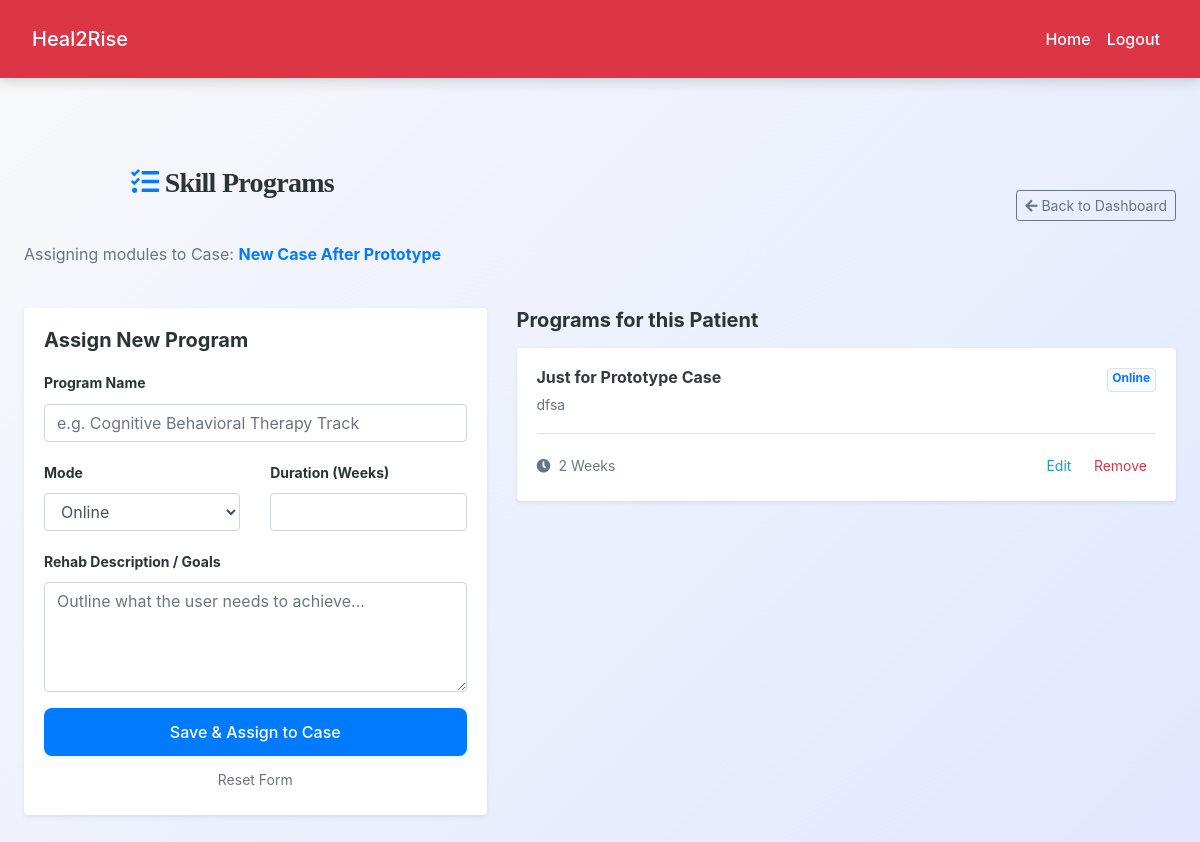
The page /counselor/manage_programs.php?case_id=6 (signed in) on the database its author committed.
### tables this page shows
CREATE TABLE `cases` (
  `id` int(11) NOT NULL,
  `case_title` varchar(255) NOT NULL,
  `description` text NOT NULL,
  `user_id` int(11) NOT NULL,
  `assigned_ngo_id` int(11) DEFAULT NULL,
  `assigned_staff_id` int(11) DEFAULT NULL,
  `status` enum('pending','approved','rejected','closed') NOT NULL DEFAULT 'pending',
  `problem_category` text DEFAULT NULL,
  `severity` varchar(50) DEFAULT NULL,
  `risk_level` varchar(50) DEFAULT NULL,
  `created_at` datetime DEFAULT current_timestamp(),
  `closed_at` datetime DEFAULT NULL
);

CREATE TABLE `skill_programs` (
  `id` int(11) NOT NULL,
  `counselor_id` int(11) NOT NULL,
  `case_id` int(11) NOT NULL,
  `program_name` varchar(200) NOT NULL,
  `description` text DEFAULT NULL,
  `duration_weeks` int(11) DEFAULT NULL,
  `mode` varchar(50) DEFAULT 'Online',
  `created_at` datetime DEFAULT current_timestamp()
);

### counselor/manage_programs.php (the view, shortened to what this page needs)
<?php
include('../config.php');
$counselor_id = $_SESSION["id"];
$case_id = intval($_GET['case_id']);
$case_stmt = $conn->prepare("SELECT case_title FROM cases WHERE id = ?");
$case_stmt->bind_param("i", $case_id);
$case_stmt->execute();
$case_info = $case_stmt->get_result()->fetch_assoc();
$stmt = $conn->prepare("SELECT * FROM skill_programs WHERE counselor_id = ? AND case_id = ? ORDER BY created_at DESC");
$stmt->bind_param("ii", $counselor_id, $case_id);
$stmt->execute();
$programs = $stmt->get_result();
?>
<!DOCTYPE html>
<html lang="en">
<head>
    <link rel="stylesheet" href="https://cdn.jsdelivr.net/npm/bootstrap@4.6.2/dist/css/bootstrap.min.css">
    <link rel="stylesheet" href="https://cdnjs.cloudflare.com/ajax/libs/font-awesome/5.15.4/css/all.min.css">
    <link rel="stylesheet" href="../css/style.css">
</head>
<body class="bg-light">
<?php include('navbar.php'); ?>
<div class="container py-5">
    <div class="d-flex justify-content-between align-items-center mb-4">
        <div>
            <h3 class="font-weight-bold"><i class="fas fa-tasks text-primary"></i> Skill Programs</h3>
            <p class="text-muted">Assigning modules to Case: <span class="text-primary font-weight-bold"><?= htmlspecialchars($case_info['case_title']) ?></span></p>
        </div>
        <a href="counselor_dashboard.php" class="btn btn-outline-secondary btn-sm"><i class="fas fa-arrow-left"></i> Back to Dashboard</a>
    </div>
    <div class="row">
        <div class="col-md-5">
            <div class="card shadow-sm border-0 sticky-top" style="top: 20px;">
                <div class="card-body">
                    <h5 id="form-title" class="font-weight-bold mb-3">Assign New Program</h5>
                    <form method="POST" id="program-form">
                        <div class="form-group">
                            <label class="small font-weight-bold">Program Name</label>
                            <input type="text" name="program_name" id="program_name" class="form-control" placeholder="e.g. Cognitive Behavioral Therapy Track" required>
                        </div>
                        <div class="row">
                            <div class="col-6">
                                <div class="form-group">
                                    <label class="small font-weight-bold">Mode</label>
                                    <select name="mode" id="mode" class="form-control">
                                        <option value="Online">Online</option>
                                    </select>
                                </div>
                            </div>
                            <div class="col-6">
                                <div class="form-group">
                                    <label class="small font-weight-bold">Duration (Weeks)</label>
                                    <input type="number" name="duration_weeks" id="duration_weeks" class="form-control" min="1" required>
                                </div>
                            </div>
                        </div>
                        <div class="form-group">
                            <label class="small font-weight-bold">Rehab Description / Goals</label>
                            <textarea name="description" id="description" class="form-control" rows="4" placeholder="Outline what the user needs to achieve..."></textarea>
                        </div>
                        <button type="submit" class="btn btn-primary btn-block shadow-sm">Save & Assign to Case</button>
                        <button type="button" onclick="resetForm()" class="btn btn-link btn-block btn-sm text-muted">Reset Form</button>
                    </form>
                </div>
            </div>
        </div>
        <div class="col-md-7">
            <h5 class="font-weight-bold mb-3">Programs for this Patient</h5>
            <?php if ($programs->num_rows > 0): ?>
                <?php while($p = $programs->fetch_assoc()): ?>
                <div class="card border-0 shadow-sm mb-3">
                    <div class="card-body">
                        <div class="d-flex justify-content-between">
                            <h6 class="font-weight-bold text-dark mb-1"><?= htmlspecialchars($p['program_name']) ?></h6>
                            <span class="badge badge-light border text-primary"><?= $p['mode'] ?></span>
                        </div>
                        <p class="small text-muted"><?= nl2br(htmlspecialchars($p['description'])) ?></p>
                        <div class="d-flex justify-content-between align-items-center mt-3 pt-3 border-top">
                            <span class="small text-secondary"><i class="fas fa-clock mr-1"></i> <?= $p['duration_weeks'] ?> Weeks</span>
                            <div>
                                <button class="btn btn-sm btn-link text-info" onclick='editProgram(<?= json_encode($p) ?>)'>Edit</button>
                                <a href="?case_id=<?= $case_id ?>&delete_id=<?= $p['id'] ?>" class="btn btn-sm btn-link text-danger" onclick="return confirm('Delete this assignment?')">Remove</a>
                            </div>
                        </div>
                    </div>
                </div>
                <?php endwhile; ?>
            <?php endif; ?>
        </div>
    </div>
</div>
</body>
</html>

### css/style.css (style rules this page uses)
:root { --primary: #007bff; --secondary: #6c757d; --success: #28a745; --info: #17a2b8; --warning: #ffc107; --danger: #dc3545; --light: #f8f9fa; --dark: #2d3436; --accent: #ff6f61; --highlight: #6f42c1; --shadow: rgba(0, 0, 0, 0.15); --transition: all 0.3s ease-in-out; }
body { font-family: 'Inter', 'Segoe UI', Tahoma, Geneva, Verdana, sans-serif; background: linear-gradient(135deg, var(--light) 0%, #e0e7ff 100%); color: var(--dark); line-height: 1.8; margin: 0; padding: 0; min-height: 100vh; font-size: 16px; }
h1, h2, h3, h4 { text-align: center; margin: 2.5rem 0; font-family: 'Georgia', 'Times New Roman', serif; color: var(--dark); font-weight: 700; letter-spacing: -0.025em; }
h3 { font-size: 1.75rem; }
.container { max-width: 1200px; margin: 0 auto 3rem; padding: 0 1.5rem; }
.btn-primary { background-color: var(--primary); color: #fff; border: none; border-radius: 8px; padding: 0.75rem 1.5rem; font-size: 1rem; font-weight: 500; cursor: pointer; transition: var(--transition); display: inline-flex; align-items: center; justify-content: center; }
a { color: var(--primary); text-decoration: none; font-weight: 500; transition: var(--transition); }

### rows shown on the page
cases: case_title "New Case After Prototype"
skill_programs: program_name "Just for Prototype Case", mode "Online", description "dfsa", duration_weeks "2"
